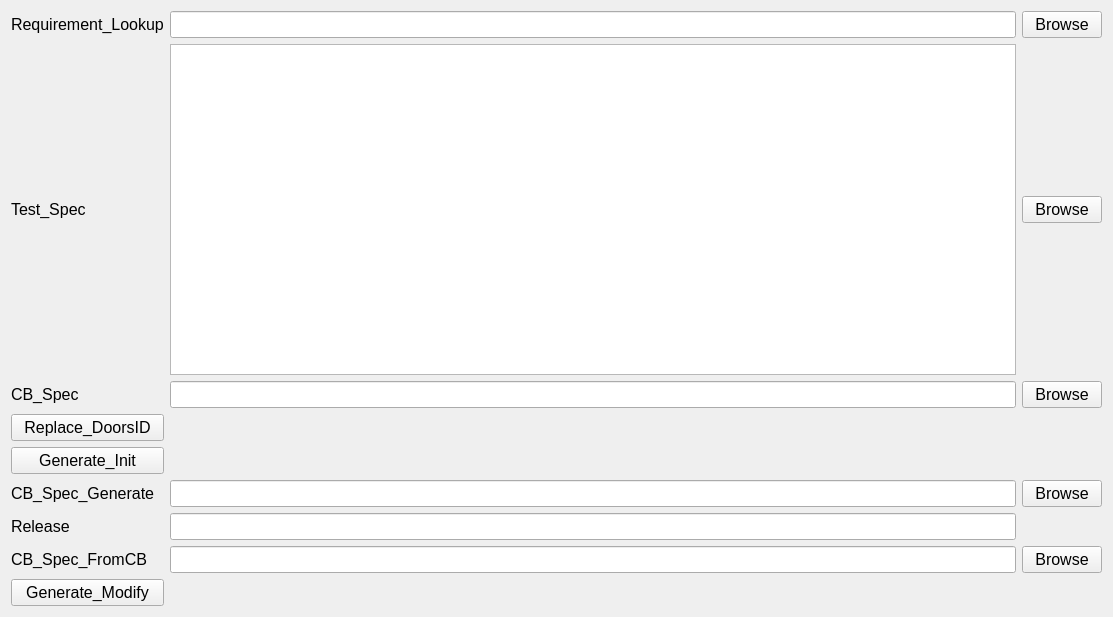
<?xml version="1.0" encoding="UTF-8"?>
<ui version="4.0">
 <class>CB_Spec_Tool</class>
 <widget class="QWidget" name="CB_Spec_Tool">
  <property name="geometry">
   <rect>
    <x>0</x>
    <y>0</y>
    <width>1113</width>
    <height>617</height>
   </rect>
  </property>
  <property name="windowTitle">
   <string>CB_Spec_Tool</string>
  </property>
  <layout class="QGridLayout" name="gridLayout">
   <item row="1" column="3">
    <widget class="QPushButton" name="BT_Test_Spec">
     <property name="font">
      <font>
       <pointsize>12</pointsize>
       <weight>50</weight>
       <bold>false</bold>
      </font>
     </property>
     <property name="text">
      <string>Browse</string>
     </property>
    </widget>
   </item>
   <item row="1" column="2">
    <widget class="QTextBrowser" name="textB_Test_Spec">
     <property name="font">
      <font>
       <pointsize>12</pointsize>
       <weight>50</weight>
       <bold>false</bold>
      </font>
     </property>
    </widget>
   </item>
   <item row="6" column="0">
    <widget class="QLabel" name="Lable_Release">
     <property name="font">
      <font>
       <pointsize>12</pointsize>
       <weight>50</weight>
       <bold>false</bold>
      </font>
     </property>
     <property name="text">
      <string>Release</string>
     </property>
    </widget>
   </item>
   <item row="3" column="0">
    <widget class="QPushButton" name="BT_Replace_DoosID">
     <property name="font">
      <font>
       <pointsize>12</pointsize>
       <weight>50</weight>
       <bold>false</bold>
      </font>
     </property>
     <property name="text">
      <string>Replace_DoorsID</string>
     </property>
    </widget>
   </item>
   <item row="7" column="2">
    <widget class="QLineEdit" name="LE_CB_Spec_FromCB">
     <property name="font">
      <font>
       <pointsize>12</pointsize>
       <weight>50</weight>
       <bold>false</bold>
      </font>
     </property>
    </widget>
   </item>
   <item row="2" column="0">
    <widget class="QLabel" name="Lable_CB_Spec">
     <property name="font">
      <font>
       <pointsize>12</pointsize>
       <weight>50</weight>
       <bold>false</bold>
      </font>
     </property>
     <property name="text">
      <string>CB_Spec</string>
     </property>
    </widget>
   </item>
   <item row="1" column="0">
    <widget class="QLabel" name="Lable_Test_Spec">
     <property name="font">
      <font>
       <pointsize>12</pointsize>
       <weight>50</weight>
       <bold>false</bold>
      </font>
     </property>
     <property name="text">
      <string>Test_Spec</string>
     </property>
    </widget>
   </item>
   <item row="8" column="0">
    <widget class="QPushButton" name="BT_Generate_Modify">
     <property name="font">
      <font>
       <pointsize>12</pointsize>
       <weight>50</weight>
       <bold>false</bold>
      </font>
     </property>
     <property name="text">
      <string>Generate_Modify</string>
     </property>
    </widget>
   </item>
   <item row="5" column="2">
    <widget class="QLineEdit" name="LE_CB_Spec_Generate">
     <property name="font">
      <font>
       <pointsize>12</pointsize>
       <weight>50</weight>
       <bold>false</bold>
      </font>
     </property>
    </widget>
   </item>
   <item row="7" column="0">
    <widget class="QLabel" name="Lable_CB_Spec_FromCB">
     <property name="font">
      <font>
       <pointsize>12</pointsize>
       <weight>50</weight>
       <bold>false</bold>
      </font>
     </property>
     <property name="text">
      <string>CB_Spec_FromCB</string>
     </property>
    </widget>
   </item>
   <item row="7" column="3">
    <widget class="QPushButton" name="BT_CB_Spec_FromCB">
     <property name="font">
      <font>
       <pointsize>12</pointsize>
       <weight>50</weight>
       <bold>false</bold>
      </font>
     </property>
     <property name="text">
      <string>Browse</string>
     </property>
    </widget>
   </item>
   <item row="0" column="0">
    <widget class="QLabel" name="Lable_LookUp">
     <property name="font">
      <font>
       <pointsize>12</pointsize>
       <weight>50</weight>
       <bold>false</bold>
      </font>
     </property>
     <property name="text">
      <string>Requirement_Lookup</string>
     </property>
    </widget>
   </item>
   <item row="2" column="3">
    <widget class="QPushButton" name="BT_CB_Spec">
     <property name="font">
      <font>
       <pointsize>12</pointsize>
       <weight>50</weight>
       <bold>false</bold>
      </font>
     </property>
     <property name="text">
      <string>Browse</string>
     </property>
    </widget>
   </item>
   <item row="0" column="2">
    <widget class="QLineEdit" name="LE_LookUp">
     <property name="font">
      <font>
       <pointsize>12</pointsize>
       <weight>50</weight>
       <bold>false</bold>
      </font>
     </property>
    </widget>
   </item>
   <item row="5" column="0">
    <widget class="QLabel" name="Lable_CB_Spec_Generate">
     <property name="font">
      <font>
       <pointsize>12</pointsize>
       <weight>50</weight>
       <bold>false</bold>
      </font>
     </property>
     <property name="text">
      <string>CB_Spec_Generate</string>
     </property>
    </widget>
   </item>
   <item row="4" column="0">
    <widget class="QPushButton" name="BT_Generate_Init">
     <property name="font">
      <font>
       <pointsize>12</pointsize>
       <weight>50</weight>
       <bold>false</bold>
      </font>
     </property>
     <property name="text">
      <string>Generate_Init</string>
     </property>
    </widget>
   </item>
   <item row="5" column="3">
    <widget class="QPushButton" name="BT_CB_Spec_Generate">
     <property name="font">
      <font>
       <pointsize>12</pointsize>
       <weight>50</weight>
       <bold>false</bold>
      </font>
     </property>
     <property name="text">
      <string>Browse</string>
     </property>
    </widget>
   </item>
   <item row="0" column="3">
    <widget class="QPushButton" name="BT_LookUp">
     <property name="font">
      <font>
       <pointsize>12</pointsize>
       <weight>50</weight>
       <bold>false</bold>
      </font>
     </property>
     <property name="text">
      <string>Browse</string>
     </property>
    </widget>
   </item>
   <item row="2" column="2">
    <widget class="QLineEdit" name="LE_CB_Spec">
     <property name="font">
      <font>
       <pointsize>12</pointsize>
       <weight>50</weight>
       <bold>false</bold>
      </font>
     </property>
    </widget>
   </item>
   <item row="6" column="2">
    <widget class="QLineEdit" name="LE_Release">
     <property name="font">
      <font>
       <pointsize>12</pointsize>
       <weight>50</weight>
       <bold>false</bold>
      </font>
     </property>
    </widget>
   </item>
  </layout>
 </widget>
 <resources/>
 <connections/>
</ui>
